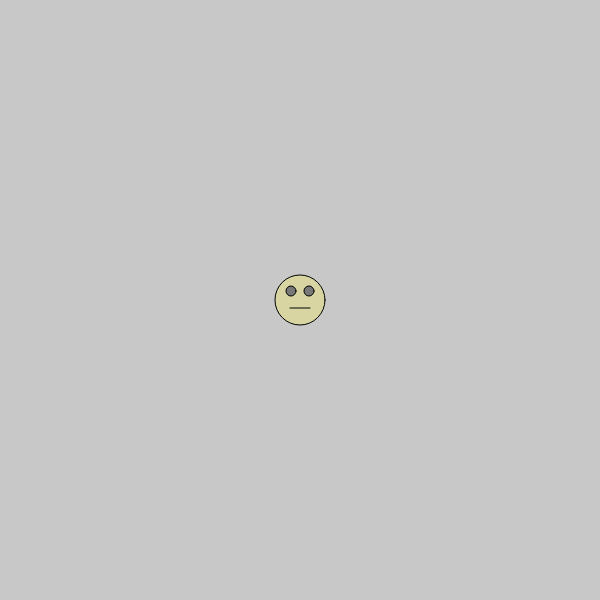
Frame 1 (no input)
Frame 60 (no input): identical to frame 1, image omitted
Frame 120 (the mouse pressed at the canvas centre since frame 60): identical to frame 1, image omitted

The p5.js sketch that drew this single still picture (run headless with seeded random() and noise() and a simulated clock; from frame 60 on, the mouse is pressed at the canvas centre):

// p5.js sketch
// ── sketch.js
var animal=[];
var isaac;
var x=300;
var y=300;
var tear=[];
var cont;
function setup() 
{
  createCanvas(600,600);
}



function keyPressed() 
{
  if (keyCode == 87||keyCode ==83 ||keyCode ==65 ||keyCode ==68 ) 
  {
  	tear.push(new bubble(keyCode));
  }

  return false; // prevent default
}
function bubble(c)
{
	this.x=x;
	this.y=y;
	this.move=function ()
	{
		 if(c==87)
		 this.y-=2;
		 else if(c==83)
		 this.y+=2;
		 else if(c==65)
		 this.x-=2;
		 else if(c==68)
		 this.x+=2;
	}
	this.display=function()
	{
		ellipse(this.x,this.y,20,20);
	}
}

function draw() 
{
	 background(200);
	 if(keyIsDown(UP_ARROW))
	 y--;
	 if(keyIsDown(DOWN_ARROW))
	 y++;
	 if(keyIsDown(LEFT_ARROW))
	 x--;
	 if(keyIsDown(RIGHT_ARROW))
	 x++;
	 fill(216, 213, 162);
  	 isaac=ellipse(x,y,50,50);
  	 fill(120);
  	 ellipse(x-9,y-9,10,10);
 	 ellipse(x+9,y-9,10,10);
 	 line(x-10,y+8,x+10,y+8);
 	 fill(90,180,80)
 	 for(var i=0;i<tear.length;i++)
 	 {
 	 	tear[i].move();
 	 	tear[i].display();
 	 }
  
}
